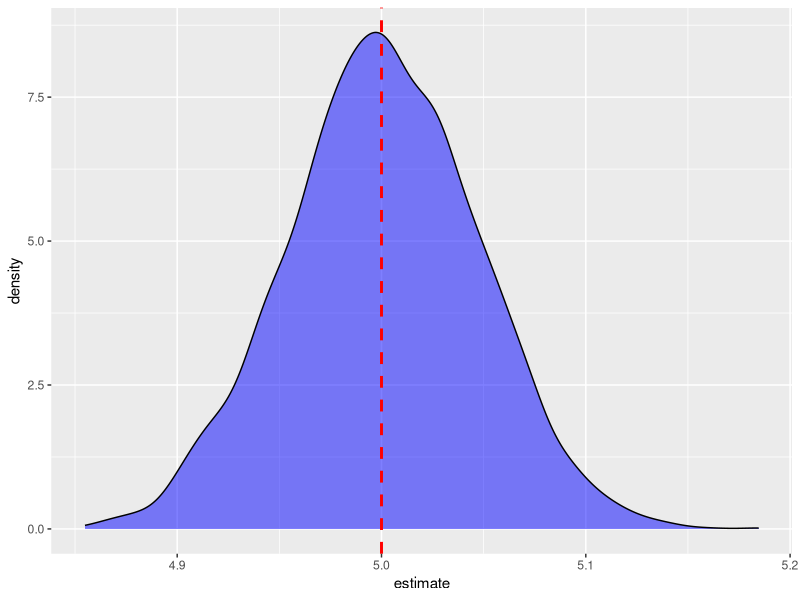

This chart was generated by the following R code:
library(purrr)
library(broom)
library(dplyr)
library(ggplot2)

set.seed(157)

# a single simulation (Linear Regression)

n_languages <- 1500

predictor <- seq(0.3, 4.2, len=n_languages)

b0 <- 0.8
b1 <- 5
sd <- 2
error <- rnorm(n_languages, mean = 0, sd = sd)

response <- b0 + b1*predictor + error

dat <- data.frame(predictor, response)

model_fit <- lm(response ~ predictor, data = dat)
summary(model_fit)

# Function for the data simulating and model fitting process
sim_LR <- function(n = 1500, from_n = 0.3, 
                   to_n = 4.2, b0 = 0.8, b1 = 5, sigma = 2) {
  predictor <- seq(from_n, to_n, len = n)
  error <- rnorm(n, mean = 0, sd = sigma)
  response <- b0 + b1*predictor + error
  dat.sim <- data.frame(predictor, response)
  model.fit <- lm(response~predictor, data = dat.sim)
  model.fit
}

# Test
set.seed(157)
sim_LR()

# Run the simulation many times (here, 3000)
# Result: a list of fitted LR models based on data simulated
# from the parameters I have set
sims <- replicate(3000, sim_LR(), simplify = FALSE)

# First three models
sims[c(1, 2, 3)]

# What does the distribution of differences in mean response
# between data points look like?

# filter(map_df(sims[c(1, 2, 3)], tidy), term == 'predictor')
sims %>% 
  map_df(tidy) %>%
  filter(term == 'predictor') %>%
  ggplot(aes(x = estimate)) +
  geom_density(fill = 'blue', alpha = .5) +
  geom_vline(xintercept = b1, colour = 'red', linetype = 'dashed', size = 1)

# Extract hypothesis test results

# H_null = there is no statistically significant relationship
# between response and predictor; H_alternative = there is a
# statistically significant relationship between response and predictor

# Type I error rate: Reject H_null when it is actually true
# Type II error rate: Do not reject H_null when it is actually false

# Here, I give the proportion of models that correctly rejected
# the null hypothesis, given that I know the null hypothesis is not true.
# That's an estimate of the statistical power.
sims %>%
  map_df(tidy) %>%
  filter(term == 'predictor') %>%
  pull(p.value) %>%
  {. < 0.01} %>%
  mean() # 1

# Fit the LRM on the data set simulated
data_sim <- read.csv("data_sim.csv")
head(data_sim)

LRM_sim <- lm(response ~ x1, data = data_sim)
summary(LRM_sim)
tidy(LRM_sim)

# Fit the LMM on the data set simulated
library(lme4)
LMM_sim <- lmer(response ~ x1 + (1|area), data = data_sim)
summary(LMM_sim)$coefficients

# Here, for instance, area 8 would have
# the smalles value for the response variable
coef(LMM_sim)$area 


